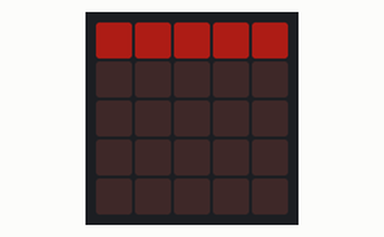
Bench run of a program on a simulated BBC micro:bit (MakeCode). Parts: the board's 5×5 LED display. Dim RGB values are drawn brighter than linear.

Above: at 0.1 s.
At 1.1 s:
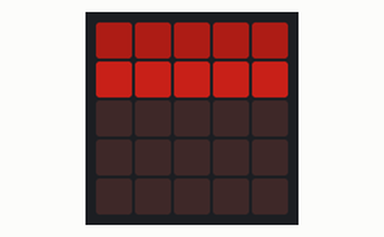
At 2.1 s:
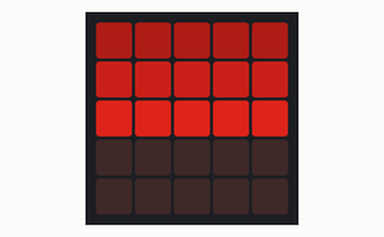
At 3.1 s:
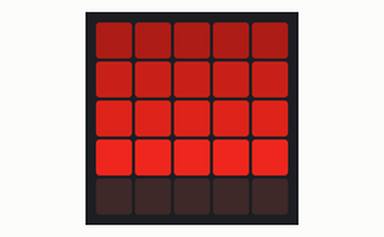
At 4.1 s:
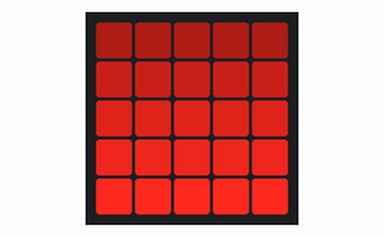
At 5.1 s:
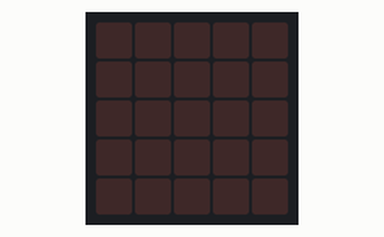

Measured:
- by itself, everything shown: repeats every 6.0 s, in 6 steps
- what the display in image 1 shows lasts 1.0 s, from 1.0 s to 2.0 s

The program:

main.ts
```typescript
let x = 0
let y = 0
let z = 0
basic.forever(function () {
    x = 0
    y = 0
    z = 50
    for (let index = 0; index < 5; index++) {
        for (let index = 0; index < 5; index++) {
            led.plotBrightness(x, y, z)
            x += 1
        }
        x = 0
        y += 1
        z += 50
        basic.pause(1000)
    }
    basic.clearScreen()
    basic.pause(1000)
})
```

test.ts
```typescript
// 테스트는 여기로 이동합니다; 이 패키지가 확장으로 사용될 때 컴파일되지 않을 것 입니다.
```
